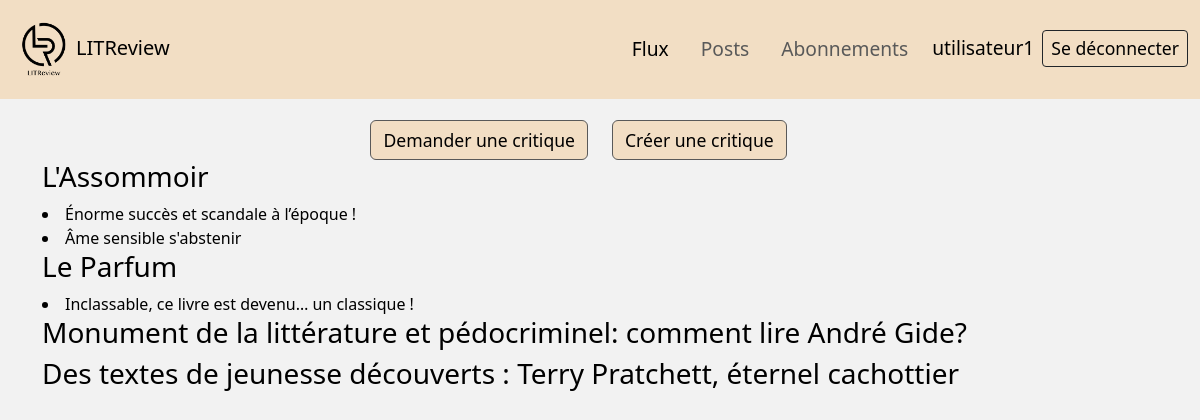
Before: / (signed in) with the older database file.
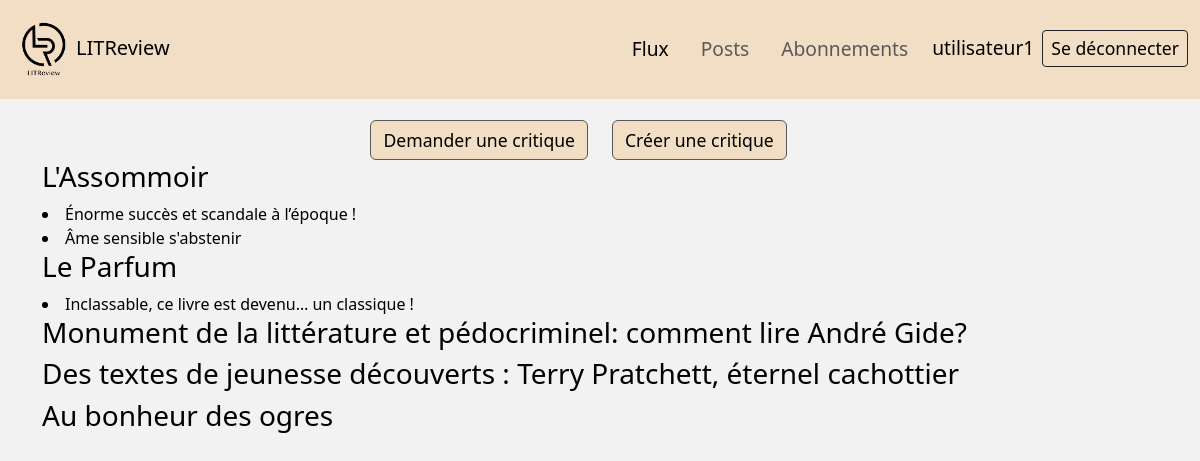
After: the same page with the newer database file.
### users/models.py (models this page shows)
class CustomUser(AbstractUser):
    pass

### reviews/models.py (models this page shows, shortened)
class Ticket(models.Model):
    title = models.CharField(max_length = 128)
    slug = models.SlugField(max_length = 128)
    description = models.TextField(
        max_length = 2048,
        blank = True
    )
    image = models.ImageField(
        upload_to = 'images/',
        null = True,
        blank = True
    )
    user = models.ForeignKey(
        to = settings.AUTH_USER_MODEL,
        on_delete = models.CASCADE
    )
    time_created = models.DateTimeField(auto_now_add = True)

class Review(models.Model):
    ticket = models.ForeignKey(
        to = Ticket,
        on_delete = models.CASCADE,
        related_name='reviews',
    )
    rating = models.PositiveSmallIntegerField(
        max_length = 1024,
        validators = [MinValueValidator(0), MaxValueValidator(5)]
    )
    headline = models.CharField(max_length = 128)
    body = models.TextField(
        max_length = 8192,
        blank = True
    )
    user = models.ForeignKey(
        to = settings.AUTH_USER_MODEL,
        on_delete = models.CASCADE
    )
    time_created = models.DateTimeField(auto_now_add = True)

### reviews/views.py (the view)
# urls.py: path('', FeedsPageView.as_view(), name='home'),
class FeedsPageView(LoginRequiredMixin, ListView):
    model = Ticket
    context_object_name = 'ticket_list'
    template_name = 'home.html'
    login_url = 'login'

### templates/home.html (shortened to what this page needs)
{% extends "base.html" %}
{% block content %}
    <div class="row justify-content-center">
        <div class="col text-end">
            <a class="btn btn-success" href="{% url 'home' %}" role="button">Demander une critique</a>
        </div>
        <div class="col text-start">
            <a class="btn btn-success" href="{% url 'home' %}" role="button">Créer une critique</a>
        </div>
    </div>
    {% for ticket in ticket_list %}
        <div>
            <h3>{{ ticket.title }}</h3>
            {% for review in ticket.reviews.all %}
                <li>{{ review.review }} {{ review.headline }}</li>
            {% endfor %}
        </div>
    {% endfor %}
{% endblock %}

### templates/base.html (shortened to what this page needs)
<!DOCTYPE html>
<html lang="fr">
    <head>
        {% load bootstrap5 %}
        {% bootstrap_css %}
        {% load static %}
        <link rel="stylesheet" href="{% static 'css/styles.css' %}">
    </head>
    <body>
        <header class="fixed-top">
            <nav class="navbar navbar-expand-lg navbar-light">
                {% block sidebar %}
                    <div class="container-fluid">
                        <a class="navbar-brand" href="{% url 'home' %}"><img id="logo" src="{% static 'images/logo.png' %}" alt="logo" class="d-inline-block align-text-center">LITReview</a>
                        {% if user.is_authenticated %}
                            <div class="nav justify-content-end" id="navbarNav">
                                <ul class="nav justify-content-end">
                                    <li class="nav-item">
                                        <a class="nav-link active" aria-current="page" href="{% url 'home' %}">Flux</a>
                                    </li>
                                    <li class="nav-item">
                                        <a class="nav-link" href="{% url 'posts' %}">Posts</a>
                                    </li>
                                    <li class="nav-item">
                                        <a class="nav-link" href="{% url 'follows' %}">Abonnements</a>
                                    </li>
                                </ul>
                                <div class="logout">
                                    <span class="align-middle">{{ user.get_username }}</span><a class="btn btn-outline-dark btn-sm" href="{% url 'logout' %}" role="button">Se déconnecter</a>
                                </div>
                            </div>
                        {% endif %}
                    </div>
                {% endblock %}
            </nav>
        </header>
        <div class="container">
            {% block content %}
            {% endblock %}
        </div>
    </body>
</html>

### static/css/styles.css (style rules this page uses)
body { background-color: #F2F2F2; padding-top: 120px; }
body { color: #000; }
header { background-color: #F2DEC4; font-weight: 500; font-size: 1.2rem; }
.btn { font-size: 1.1rem; color: #000; font-weight: 500; }
.btn-success { background-color: #F2DEC4; border-color: #595959; }
#logo { width: 3rem; margin: 0.5rem; }
.logout { padding-top: 0.2rem; }
.logout span { padding: 0 0.5rem; }
.nav-link { color: #595959; }
.active { color: #000; }

Changed rows visible on the page:
added Ticket: title "Au bonheur des ogres"
